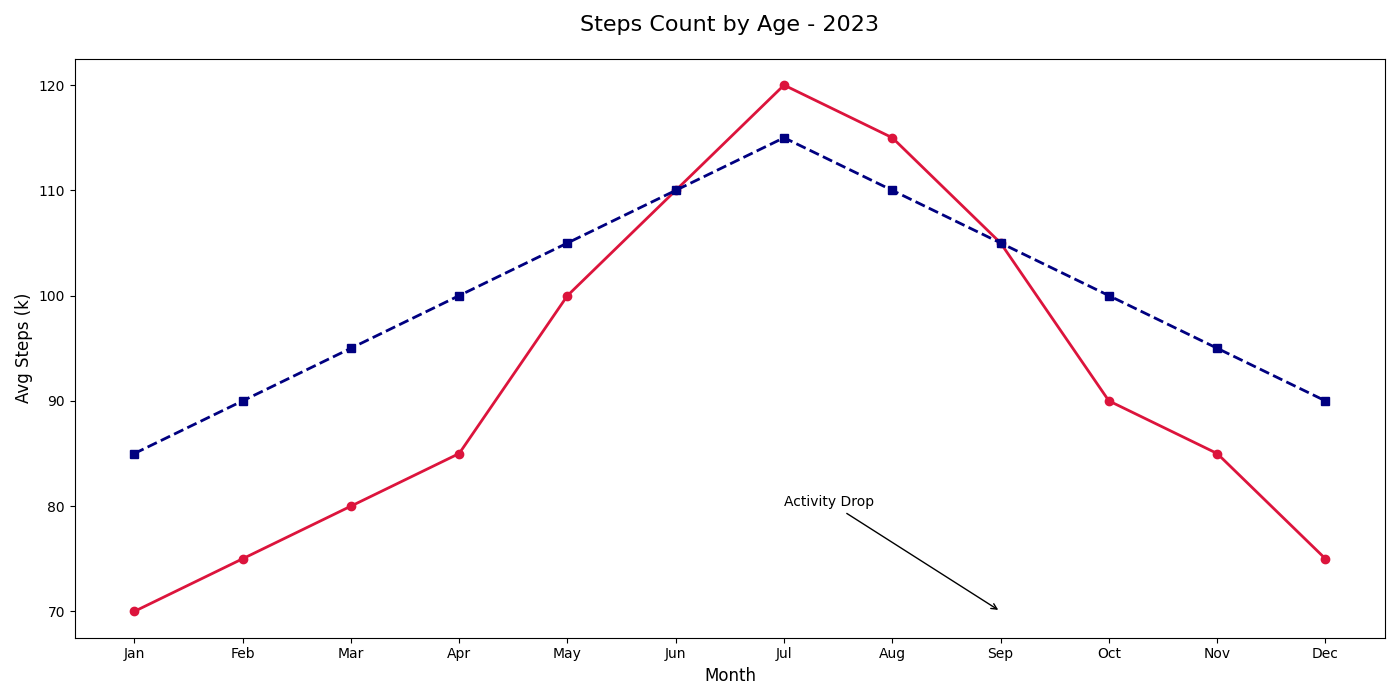

Source code (Python):
import matplotlib.pyplot as plt
import numpy as np

months = np.array(["Jan", "Feb", "Mar", "Apr", "May", "Jun", "Jul", "Aug", "Sep", "Oct", "Nov", "Dec"])

children_steps = np.array([70, 75, 80, 85, 100, 110, 120, 115, 105, 90, 85, 75])
adults_steps = np.array([85, 90, 95, 100, 105, 110, 115, 110, 105, 100, 95, 90])

plt.figure(figsize=(14, 7))

plt.plot(months, children_steps, color='crimson', linestyle='-', marker='o', linewidth=2)
plt.plot(months, adults_steps, color='navy', linestyle='--', marker='s', linewidth=2)

plt.title("Steps Count by Age - 2023", fontsize=16, pad=20)
plt.xlabel("Month", fontsize=12)
plt.ylabel("Avg Steps (k)", fontsize=12)

plt.annotate('Activity Drop', xy=("Sep", 70), xytext=("Jul", 80),
             arrowprops=dict(facecolor='black', arrowstyle='->'), fontsize=10)

plt.tight_layout()

plt.show()
